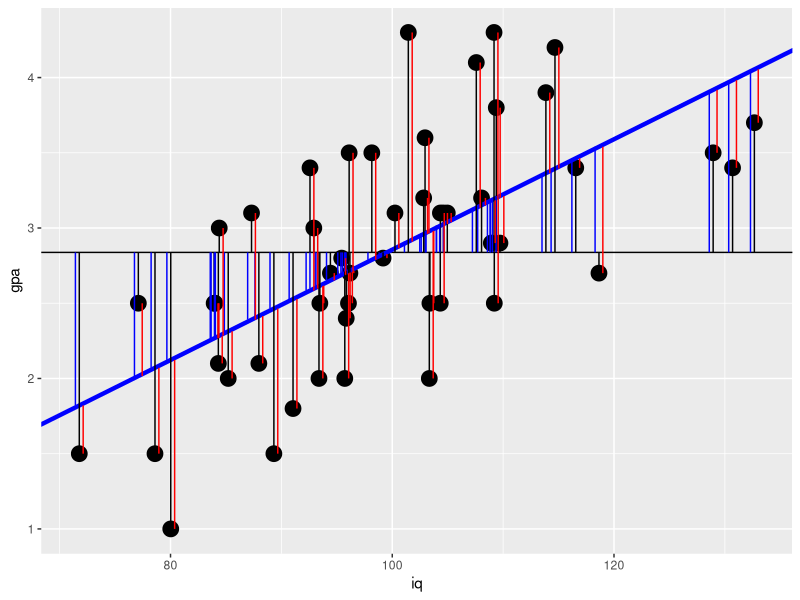

The R script that drew this image:
## ---- chunk 1
library(ggplot2)
IQ = rnorm(50, 100, 15)
GPA = pmax(1, pmin(4.3, round((IQ-100)/15*0.5+2.8+rnorm(length(IQ),0,0.7), 1)))
iq.gpa = data.frame(iq=IQ, gpa=GPA)
g1 = ggplot(iq.gpa, aes(iq,gpa))+
      geom_point(size=2)

( lm.fit = lm(data = iq.gpa, gpa~iq) )
## ---- chunk 2
anova(lm.fit)
## ---- chunk 3
ss.iq = anova(lm.fit)['iq','Sum Sq']
ss.error = anova(lm.fit)['Residuals','Sum Sq']

(r.sq = ss.iq/(ss.iq+ss.error))
## ---- chunk 4
cor(iq.gpa$iq, iq.gpa$gpa)^2
## ---- chunk 5
m.y = mean(iq.gpa$gpa)
iq.gpa$gpa.hat = predict(lm.fit, newdata = iq.gpa)
( SS.y = sum((iq.gpa$gpa-m.y)^2) )
## ---- chunk 6
( SS.yhat = sum((iq.gpa$gpa.hat - m.y)^2) )
## ---- chunk 7
( SS.error = sum((iq.gpa$gpa - iq.gpa$gpa.hat)^2) )
## ---- chunk 8
ggplot(iq.gpa, aes(x=iq, y=gpa))+
  geom_point(size=5)+
  geom_hline(yintercept = m.y)+
  geom_abline(intercept=coef(lm.fit)["(Intercept)"], slope=coef(lm.fit)["iq"], color="blue", size=1.5)+
  geom_linerange(ymin = m.y, mapping = aes(x=iq, ymax=gpa), color="black")+
  geom_linerange(ymin=m.y, aes(x=iq-0.35, ymax=gpa.hat), color="blue")+
  geom_linerange(aes(x=iq+0.35, ymin=gpa, ymax=gpa.hat), color="red")
## ---- chunk 9
c(SS.y, SS.yhat+SS.error)
